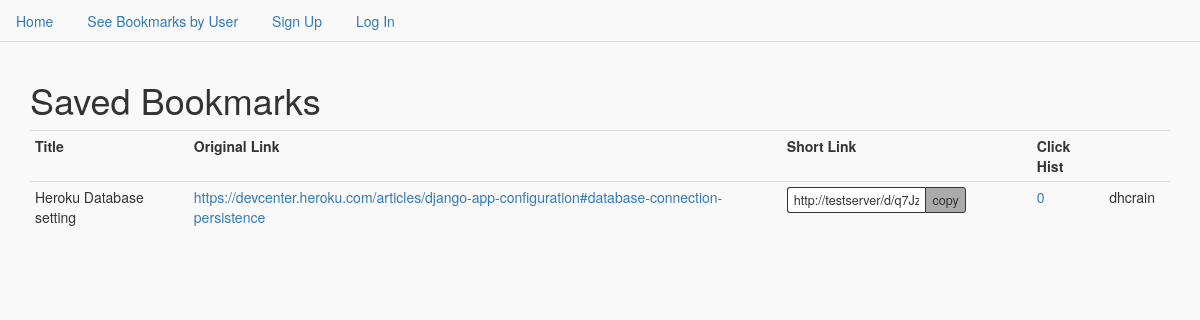
/accounts/profile/, run on an earlier commit of the app's database.
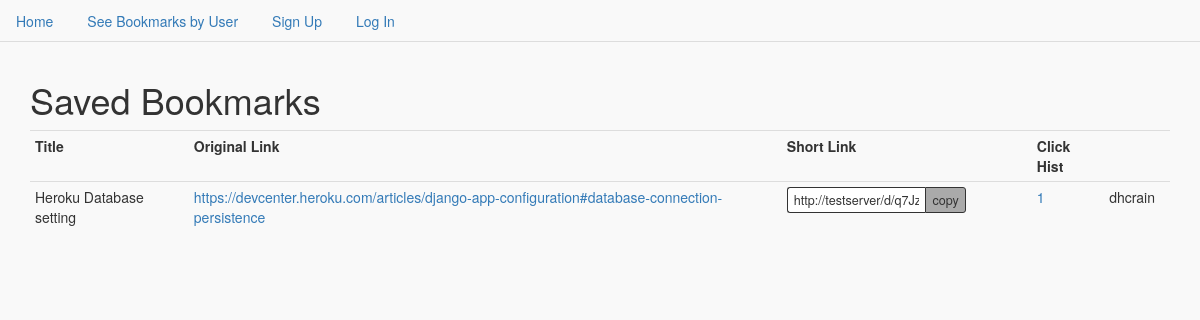
And on a later commit of the database.
### short_app/models.py (models this page shows, shortened)
class Bookmark(models.Model):
    title = models.CharField(max_length=60)
    description = models.TextField(blank=True)
    url = models.URLField()
    created = models.DateTimeField(auto_now_add=True)
    hash_id = models.CharField(max_length=10, null=True)
    count = models.IntegerField(default=0)
    user = models.ForeignKey(User)
    class Meta:
        ordering = ["-created"]

### short_app/views.py (the view)
# urls.py: url(r'^accounts/profile/$', views.ProfileView.as_view(), name='profile_view'),
class ProfileView(ListView):
    template_name = 'profile.html'
    model = Bookmark
    def get_context_data(self, **kwargs):
        context = super().get_context_data(**kwargs)
        if self.request.user.is_authenticated():
            context["bookmark"] = Bookmark.objects.filter(user_id=self.request.user)
        else:
            context["bookmark"] = Bookmark.objects.all()
        return context

### templates/profile.html (shortened to what this page needs)
{% extends 'base.html' %}
{% block content %}
    <h1>Saved Bookmarks</h1>
    <table class="table table-condensed sm-row-3">
        <tr>
            <th>Title</th>
            <th>Original Link</th>
            <th class="short-copy">Short Link</th>
            <th>Click Hist</th>
            <th></th>
            <td></td>
        </tr>
    {% for mark in bookmark %}
        <tr>
            <td>{{ mark.title }}</td>
            <td><a href="{% url 'forward_view' mark.hash_id %}" target="_blank" >{{ mark.url }}</a></td>
            <td>
                <input class="copy-text" type="text" id="website{{ mark.id }}" value="http://{{ request.get_host }}{% url 'forward_view' mark.hash_id %}" />
                <button class="copy-btn" data-copytarget="#website{{ mark.id }}">copy</button>
            </td>
            <td><a href="{% url 'click_view' mark.id %}">{{ mark.count }}</a></td>
            {% if mark.user == request.user %}
                <td><a class="btn" href="{% url 'edit_bookmark_view' mark.id %}">Edit</a></td>
                <td><a class="btn btn-danger" href="{% url 'delete_bookmark_view' mark.id %}">Delete</a></td>
            {% else %}
                <td>{{ mark.user }}</td>
                <td></td>
            {% endif %}
        </tr>
    {% endfor %}
    </table>
{% endblock %}

What changed in the data, as far as the page shows it:
changed Bookmark "Heroku Database setting": count "0" → "1"
